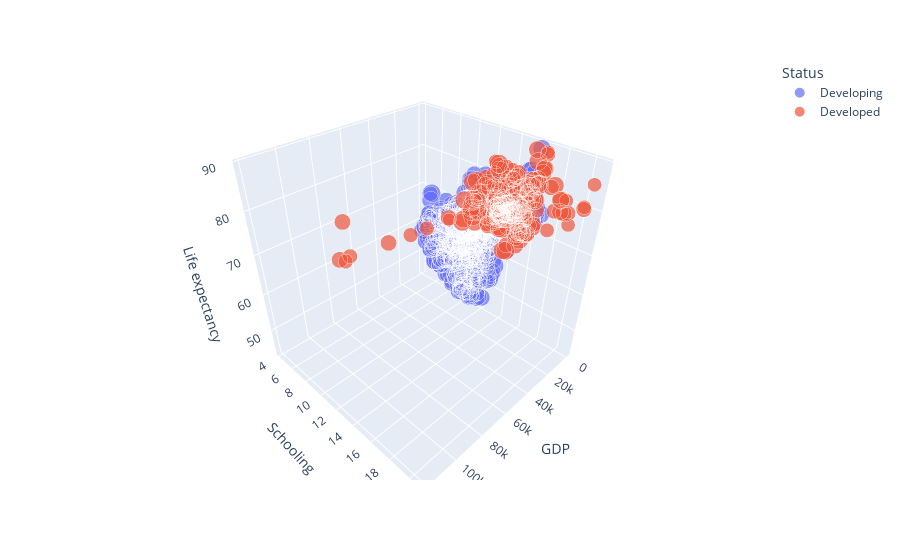

This figure's notebook cell:
### Code cell
# 3D Plot
fig = px.scatter_3d(df, x='GDP', y='Schooling', z='Life expectancy',
                     color='Status', size='Population')
fig.show()

### Figure 1 — Plotly figure (JSON) as saved in the notebook; plotly's stock layout.template omitted (floating-point values rounded to 4 significant figures; data arrays with more than 128 entries replaced by an {"elided": "..."} marker saying what was removed)
{"data": [{"hovertemplate": "Status=Developing<br>GDP=%{x}<br>Schooling=%{y}<br>Life expectancy=%{z}<br>Population=%{marker.size}<extra></extra>", "legendgroup": "Developing", "marker": {"color": "#636efa", "size": {"elided": "1407 float values"}, "sizemode": "area", "sizeref": 0.05245, "symbol": "circle"}, "mode": "markers", "name": "Developing", "scene": "scene", "showlegend": true, "type": "scatter3d", "x": {"elided": "1407 float values"}, "y": {"elided": "1407 float values"}, "z": {"elided": "1407 float values"}}, {"hovertemplate": "Status=Developed<br>GDP=%{x}<br>Schooling=%{y}<br>Life expectancy=%{z}<br>Population=%{marker.size}<extra></extra>", "legendgroup": "Developed", "marker": {"color": "#EF553B", "size": {"elided": "242 float values"}, "sizemode": "area", "sizeref": 0.05245, "symbol": "circle"}, "mode": "markers", "name": "Developed", "scene": "scene", "showlegend": true, "type": "scatter3d", "x": {"elided": "242 float values"}, "y": {"elided": "242 float values"}, "z": {"elided": "242 float values"}}], "layout": {"legend": {"itemsizing": "constant", "title": {"text": "Status"}, "tracegroupgap": 0}, "margin": {"t": 60}, "scene": {"domain": {"x": [0, 1], "y": [0, 1]}, "xaxis": {"title": {"text": "GDP"}}, "yaxis": {"title": {"text": "Schooling"}}, "zaxis": {"title": {"text": "Life expectancy"}}}}}
